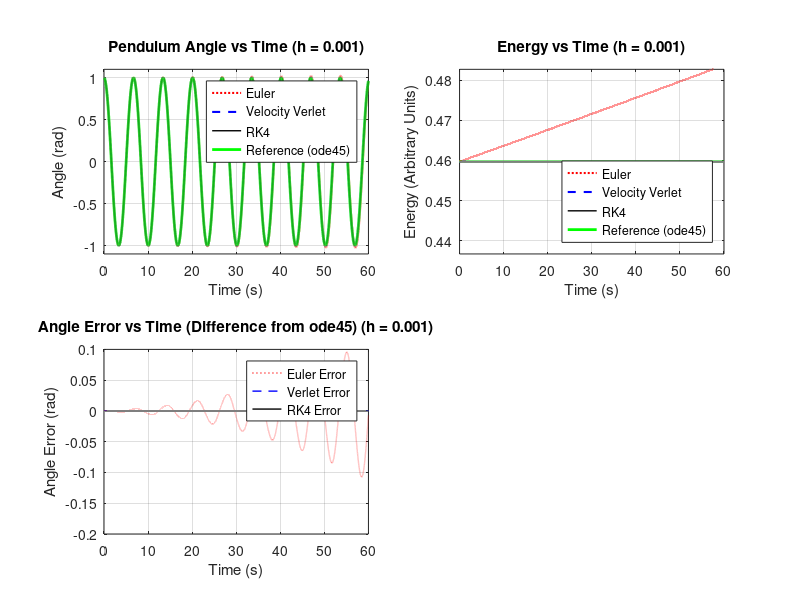

The MATLAB source for this figure:
% MATEMATIČNO-FIZIKALNI SEMINAR 2024/25
% 7. naloga: Newtonov zakon - Simulation of a Simple Pendulum
% Includes comparison with ode45 reference solution

clear; clc; close all;

% --- Parameters ---
x0 = 1.0;       % Initial angle (rad)
v0 = 0.0;       % Initial angular velocity (rad/s)
Tmax = 60;      % Total simulation time (s) -> ~10 periods
% Try different step sizes: h = 0.1; h = 0.01; h = 0.001;
h = 0.001;       % Time step for fixed-step methods (s)

% --- Setup ---
N = round(Tmax / h); % Number of steps for fixed-step methods
t = linspace(0, Tmax, N+1); % Time vector for fixed-step methods

% Define the acceleration function
acceleration = @(x) -sin(x);

% Define the energy function (Hamiltonian)
energy = @(x, v) 1 - cos(x) + 0.5 * v.^2;

% --- ODE Function for ode45 ---
% Input: t (time), y (state vector [x; v])
% Output: dy/dt (derivative vector [v; acceleration(x)])
pendulum_ode = @(t, y) [y(2); acceleration(y(1))];

% --- Generate Reference Solution using ode45 ---
fprintf('Calculating reference solution using ode45...\n');
y0_ode = [x0; v0]; % Initial condition vector for ode45
options_ode = odeset('RelTol', 1e-10, 'AbsTol', 1e-12); % Set high accuracy
[t_ref, y_ref] = ode45(pendulum_ode, t, y0_ode, options_ode); % Solve ODE
% y_ref(:,1) contains angle (x), y_ref(:,2) contains velocity (v)
% t_ref will be the same as t because we specified output times
x_ref = y_ref(:,1);
v_ref = y_ref(:,2);
energy_ref = energy(x_ref, v_ref);
fprintf('Reference solution calculated.\n\n');

% --- Initialization for Fixed-Step Methods ---
results_euler = zeros(N+1, 4);
results_verlet = zeros(N+1, 4);
results_rk4 = zeros(N+1, 4);

% Set initial conditions
results_euler(1,:) = [t(1), x0, v0, energy(x0, v0)];
results_verlet(1,:) = [t(1), x0, v0, energy(x0, v0)];
results_rk4(1,:) = [t(1), x0, v0, energy(x0, v0)];

% --- Simulation Loop (Fixed-Step Methods) ---
fprintf('Running fixed-step simulations...\n');

% Temporary variables for RK4
x_rk4 = x0;
v_rk4 = v0;

for n = 1:N
    % Current state for each method
    t_n = results_euler(n, 1); % same as t(n)
    x_euler_n = results_euler(n, 2);
    v_euler_n = results_euler(n, 3);

    x_verlet_n = results_verlet(n, 2);
    v_verlet_n = results_verlet(n, 3);

    % --- 1. Forward Euler Method ---
    a_euler_n = acceleration(x_euler_n);
    x_euler_next = x_euler_n + h * v_euler_n;
    v_euler_next = v_euler_n + h * a_euler_n;
    results_euler(n+1, :) = [t(n+1), x_euler_next, v_euler_next, energy(x_euler_next, v_euler_next)];

    % --- 2. Velocity Verlet Method ---
    a_verlet_n = acceleration(x_verlet_n);
    x_verlet_next = x_verlet_n + h * v_verlet_n + 0.5 * h^2 * a_verlet_n;
    a_verlet_next = acceleration(x_verlet_next);
    v_verlet_next = v_verlet_n + 0.5 * h * (a_verlet_n + a_verlet_next);
    results_verlet(n+1, :) = [t(n+1), x_verlet_next, v_verlet_next, energy(x_verlet_next, v_verlet_next)];

    % --- 3. Runge-Kutta 4 (RK4) Method ---
    f_rk4 = @(t_rk, y_rk) [y_rk(2); acceleration(y_rk(1))]; % Use the same form as ode45
    y_rk4_n = [x_rk4; v_rk4];
    k1 = h * f_rk4(t_n, y_rk4_n);
    k2 = h * f_rk4(t_n + h/2, y_rk4_n + k1/2);
    k3 = h * f_rk4(t_n + h/2, y_rk4_n + k2/2);
    k4 = h * f_rk4(t_n + h, y_rk4_n + k3);
    y_rk4_next = y_rk4_n + (k1 + 2*k2 + 2*k3 + k4) / 6;
    x_rk4 = y_rk4_next(1);
    v_rk4 = y_rk4_next(2);
    results_rk4(n+1, :) = [t(n+1), x_rk4, v_rk4, energy(x_rk4, v_rk4)];

end
fprintf('Fixed-step simulations finished.\n');

% --- Analysis and Plotting ---

figure('Position', [100, 100, 1200, 900]); % Slightly wider figure

% 1. Plot Angle (Position) vs Time
subplot(2, 2, 1); % Top-left
plot(results_euler(:,1), results_euler(:,2), 'r:', 'LineWidth', 1.5); hold on;
plot(results_verlet(:,1), results_verlet(:,2), 'b--', 'LineWidth', 1.5);
plot(results_rk4(:,1), results_rk4(:,2), 'k-', 'LineWidth', 1);
plot(t_ref, x_ref, 'g-', 'LineWidth', 2); % Add reference solution
hold off;
title(['Pendulum Angle vs Time (h = ', num2str(h), ')']);
xlabel('Time (s)');
ylabel('Angle (rad)');
legend('Euler', 'Velocity Verlet', 'RK4', 'Reference (ode45)', 'Location', 'northeast');
grid on;
ylim([-1.1*x0, 1.1*x0]);

% 2. Plot Energy vs Time
subplot(2, 2, 2); % Top-right
plot(results_euler(:,1), results_euler(:,4), 'r:', 'LineWidth', 1.5); hold on;
plot(results_verlet(:,1), results_verlet(:,4), 'b--', 'LineWidth', 1.5);
plot(results_rk4(:,1), results_rk4(:,4), 'k-', 'LineWidth', 1);
plot(t_ref, energy_ref, 'g-', 'LineWidth', 2); % Add reference energy
hold off;
title(['Energy vs Time (h = ', num2str(h), ')']);
xlabel('Time (s)');
ylabel('Energy (Arbitrary Units)');
legend('Euler', 'Velocity Verlet', 'RK4', 'Reference (ode45)', 'Location', 'southeast');
grid on;
initial_energy = energy_ref(1); % Use reference initial energy
max_energy_dev = max(abs(energy_ref - initial_energy));
ylim_margin = max(0.05 * abs(initial_energy), 5 * max_energy_dev); % Sensible margin
ylim([initial_energy - ylim_margin, initial_energy + ylim_margin]);

% 3. Plot Angle Error vs Time
subplot(2, 2, 3); % Bottom-left
error_euler = results_euler(:,2) - x_ref;
error_verlet = results_verlet(:,2) - x_ref;
error_rk4 = results_rk4(:,2) - x_ref;
plot(t, error_euler, 'r:', 'LineWidth', 1); hold on;
plot(t, error_verlet, 'b--', 'LineWidth', 1);
plot(t, error_rk4, 'k-', 'LineWidth', 1);
hold off;
title(['Angle Error vs Time (Difference from ode45) (h = ', num2str(h), ')']);
xlabel('Time (s)');
ylabel('Angle Error (rad)');
legend('Euler Error', 'Verlet Error', 'RK4 Error', 'Location', 'northeast');
grid on;

% 4. Placeholder for potential future plot or keep empty
subplot(2, 2, 4);
axis off; % Turn off axes for the empty subplot

% --- Error Calculation and Display ---
fprintf('\n--- Analysis for h = %f ---\n', h);

% Final Angle Error
final_x_euler = results_euler(end, 2);
final_x_verlet = results_verlet(end, 2);
final_x_rk4 = results_rk4(end, 2);
final_x_ref = x_ref(end);

fprintf('Final angle (x) at T=%.1f s:\n', Tmax);
fprintf('  Reference (ode45): %.8f\n', final_x_ref);
fprintf('  Euler:  %.8f (Error: %.2e)\n', final_x_euler, final_x_euler - final_x_ref);
fprintf('  Verlet: %.8f (Error: %.2e)\n', final_x_verlet, final_x_verlet - final_x_ref);
fprintf('  RK4:    %.8f (Error: %.2e)\n', final_x_rk4, final_x_rk4 - final_x_ref);

% Root Mean Square Error (RMSE) for Angle
rmse_euler = sqrt(mean(error_euler.^2));
rmse_verlet = sqrt(mean(error_verlet.^2));
rmse_rk4 = sqrt(mean(error_rk4.^2));

fprintf('\nRoot Mean Square Error (RMSE) in Angle over %.1f s:\n', Tmax);
fprintf('  Euler:  %.3e\n', rmse_euler);
fprintf('  Verlet: %.3e\n', rmse_verlet);
fprintf('  RK4:    %.3e\n', rmse_rk4);

% Energy Conservation Summary
final_energy_euler = results_euler(end, 4);
final_energy_verlet = results_verlet(end, 4);
final_energy_rk4 = results_rk4(end, 4);
final_energy_ref = energy_ref(end);

fprintf('\nEnergy Conservation (Initial E = %.8f):\n', initial_energy);
fprintf('  Ref (ode45) Final E: %.8f (Change: %.2e)\n', final_energy_ref, final_energy_ref - initial_energy);
fprintf('  Euler Final E:       %.8f (Change: %.2e)\n', final_energy_euler, final_energy_euler - initial_energy);
fprintf('  Verlet Final E:      %.8f (Change: %.2e)\n', final_energy_verlet, final_energy_verlet - initial_energy);
fprintf('  RK4 Final E:         %.8f (Change: %.2e)\n', final_energy_rk4, final_energy_rk4 - initial_energy);

% --- How to Use ---
% 1. Run with different h values (0.1, 0.01, 0.001).
% 2. Observe plots:
%    - Angle Plot: How close are the methods to the green reference line?
%    - Energy Plot: How flat is the energy curve? Compare to the very flat green reference.
%    - Error Plot: Shows how the error accumulates over time for each method.
% 3. Check Command Window output:
%    - Final Angle Error: Quantifies accuracy at the end point.
%    - RMSE: Gives an average measure of accuracy over the whole simulation.
%    - Energy Change: Quantifies energy conservation.
% 4. Accuracy Check (3 decimal places): Look at the RMSE or Final Error. For RK4 with h=0.01, the error might be around 1e-6 or better. For Verlet, it might be 1e-4 to 1e-5. You need the error to be significantly smaller than 0.001 (e.g., < 1e-4) to trust 3 decimal places. Find the `h` for Verlet and RK4 that achieve this. Euler will likely need a much smaller `h`.